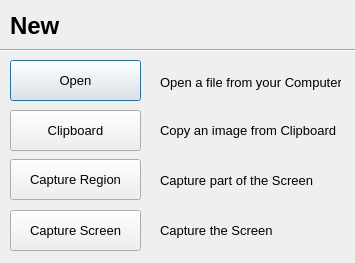
<?xml version="1.0" encoding="UTF-8"?>
<ui version="4.0">
 <class>NewPixWidget</class>
 <widget class="QWidget" name="NewPixWidget">
  <property name="geometry">
   <rect>
    <x>0</x>
    <y>0</y>
    <width>355</width>
    <height>263</height>
   </rect>
  </property>
  <property name="minimumSize">
   <size>
    <width>355</width>
    <height>263</height>
   </size>
  </property>
  <property name="maximumSize">
   <size>
    <width>355</width>
    <height>263</height>
   </size>
  </property>
  <property name="acceptDrops">
   <bool>true</bool>
  </property>
  <property name="windowTitle">
   <string>PixShot</string>
  </property>
  <widget class="QPushButton" name="pb_clipboard">
   <property name="geometry">
    <rect>
     <x>10</x>
     <y>110</y>
     <width>131</width>
     <height>41</height>
    </rect>
   </property>
   <property name="font">
    <font>
     <family>Arial</family>
     <pointsize>10</pointsize>
     <stylestrategy>PreferAntialias</stylestrategy>
    </font>
   </property>
   <property name="text">
    <string>Clipboard</string>
   </property>
  </widget>
  <widget class="QLabel" name="label">
   <property name="geometry">
    <rect>
     <x>160</x>
     <y>160</y>
     <width>171</width>
     <height>41</height>
    </rect>
   </property>
   <property name="font">
    <font>
     <family>Arial</family>
     <pointsize>10</pointsize>
    </font>
   </property>
   <property name="text">
    <string>Capture part of the Screen</string>
   </property>
  </widget>
  <widget class="QLabel" name="label_2">
   <property name="geometry">
    <rect>
     <x>160</x>
     <y>62</y>
     <width>181</width>
     <height>41</height>
    </rect>
   </property>
   <property name="font">
    <font>
     <family>Arial</family>
     <pointsize>10</pointsize>
    </font>
   </property>
   <property name="text">
    <string>Open a file from your Computer</string>
   </property>
  </widget>
  <widget class="QPushButton" name="pb_open">
   <property name="geometry">
    <rect>
     <x>10</x>
     <y>60</y>
     <width>131</width>
     <height>41</height>
    </rect>
   </property>
   <property name="font">
    <font>
     <family>Arial</family>
     <pointsize>10</pointsize>
     <stylestrategy>PreferAntialias</stylestrategy>
    </font>
   </property>
   <property name="text">
    <string>Open</string>
   </property>
   <property name="autoDefault">
    <bool>true</bool>
   </property>
   <property name="default">
    <bool>true</bool>
   </property>
   <property name="flat">
    <bool>false</bool>
   </property>
  </widget>
  <widget class="QLabel" name="label_3">
   <property name="geometry">
    <rect>
     <x>160</x>
     <y>110</y>
     <width>181</width>
     <height>41</height>
    </rect>
   </property>
   <property name="font">
    <font>
     <family>Arial</family>
     <pointsize>10</pointsize>
    </font>
   </property>
   <property name="text">
    <string>Copy an image from Clipboard</string>
   </property>
  </widget>
  <widget class="QPushButton" name="pb_captureScreen">
   <property name="geometry">
    <rect>
     <x>10</x>
     <y>210</y>
     <width>131</width>
     <height>41</height>
    </rect>
   </property>
   <property name="font">
    <font>
     <family>Arial</family>
     <pointsize>10</pointsize>
     <stylestrategy>PreferAntialias</stylestrategy>
    </font>
   </property>
   <property name="text">
    <string>Capture Screen</string>
   </property>
  </widget>
  <widget class="QLabel" name="label_4">
   <property name="geometry">
    <rect>
     <x>10</x>
     <y>10</y>
     <width>80</width>
     <height>31</height>
    </rect>
   </property>
   <property name="font">
    <font>
     <family>Arial</family>
     <pointsize>18</pointsize>
     <weight>75</weight>
     <bold>true</bold>
    </font>
   </property>
   <property name="text">
    <string>New</string>
   </property>
  </widget>
  <widget class="QPushButton" name="pb_captureRegion">
   <property name="geometry">
    <rect>
     <x>10</x>
     <y>159</y>
     <width>131</width>
     <height>41</height>
    </rect>
   </property>
   <property name="font">
    <font>
     <family>Arial</family>
     <pointsize>10</pointsize>
     <stylestrategy>PreferAntialias</stylestrategy>
    </font>
   </property>
   <property name="text">
    <string>Capture Region</string>
   </property>
  </widget>
  <widget class="QLabel" name="label_5">
   <property name="geometry">
    <rect>
     <x>160</x>
     <y>210</y>
     <width>131</width>
     <height>41</height>
    </rect>
   </property>
   <property name="font">
    <font>
     <family>Arial</family>
     <pointsize>10</pointsize>
    </font>
   </property>
   <property name="text">
    <string>Capture the Screen </string>
   </property>
  </widget>
  <widget class="Line" name="line">
   <property name="geometry">
    <rect>
     <x>-20</x>
     <y>40</y>
     <width>421</width>
     <height>20</height>
    </rect>
   </property>
   <property name="orientation">
    <enum>Qt::Horizontal</enum>
   </property>
  </widget>
 </widget>
 <resources/>
 <connections/>
</ui>
